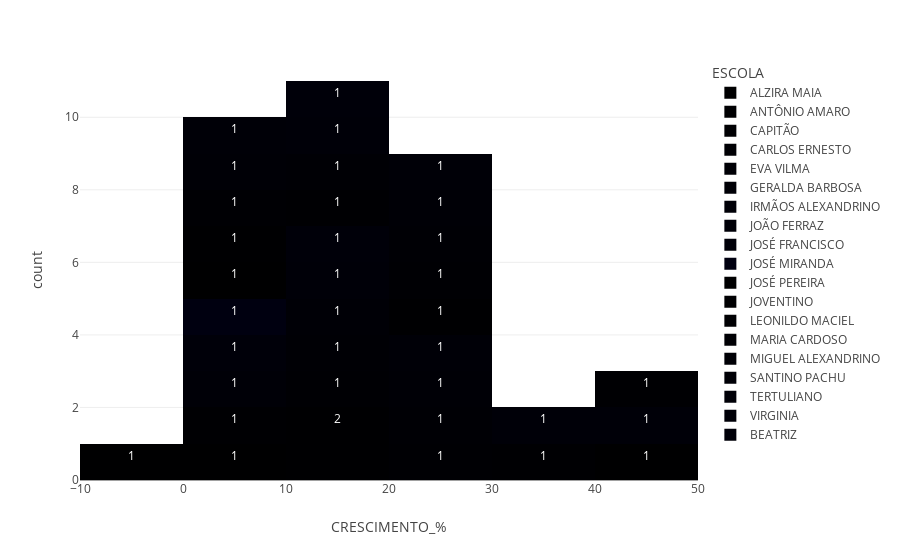
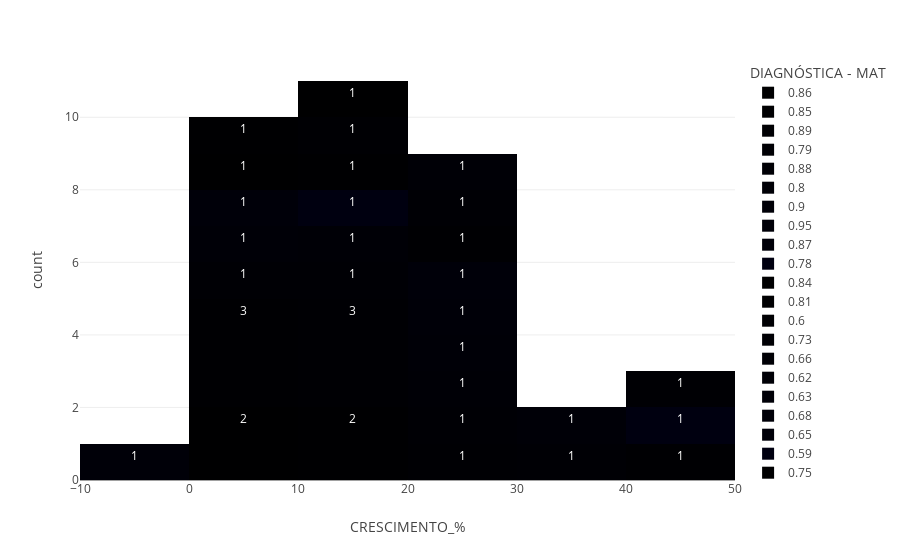
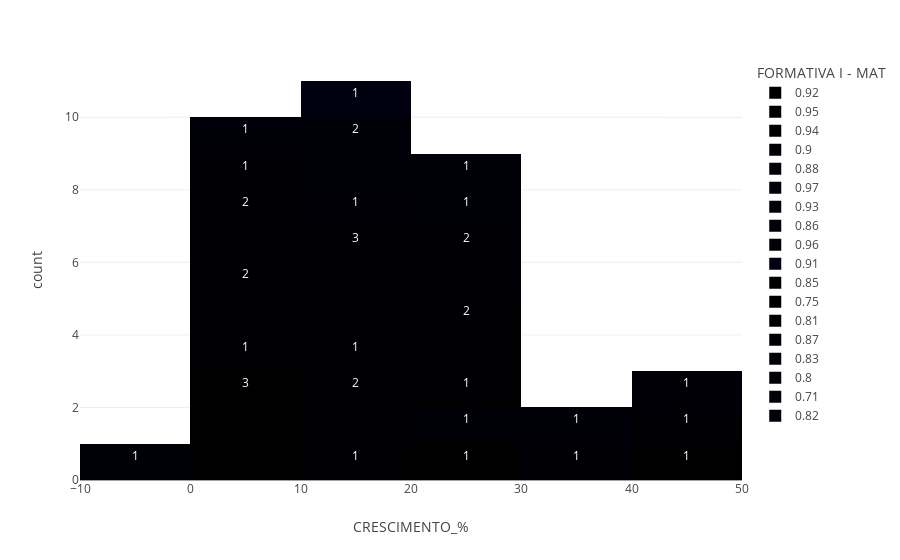
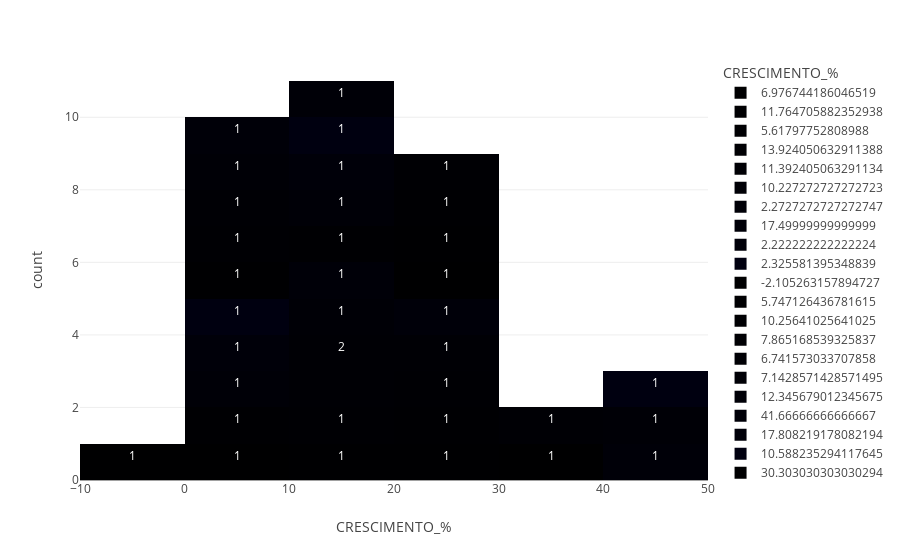

Notebook source saved alongside these figures, in order:
### Code cell
# Passo 2 - criar graficos

for coluna in crescimento_total.columns:
    grafico = px.histogram(crescimento_total, x="CRESCIMENTO_%", color=coluna, text_auto=True)
    grafico.show()

### Figure 1 — Plotly figure (JSON) as saved in the notebook; plotly's stock layout.template omitted (floating-point values rounded to 4 significant figures)
{"data": [{"bingroup": "x", "hovertemplate": "ESCOLA=ALZIRA MAIA <br>CRESCIMENTO_%=%{x}<br>count=%{y}<extra></extra>", "legendgroup": "ALZIRA MAIA ", "marker": {"color": "#000001", "pattern": {"shape": ""}}, "name": "ALZIRA MAIA ", "orientation": "v", "showlegend": true, "texttemplate": "%{value}", "type": "histogram", "x": [6.977, 41.67], "xaxis": "x", "yaxis": "y"}, {"bingroup": "x", "hovertemplate": "ESCOLA=ANTÔNIO AMARO <br>CRESCIMENTO_%=%{x}<br>count=%{y}<extra></extra>", "legendgroup": "ANTÔNIO AMARO ", "marker": {"color": "#000002", "pattern": {"shape": ""}}, "name": "ANTÔNIO AMARO ", "orientation": "v", "showlegend": true, "texttemplate": "%{value}", "type": "histogram", "x": [11.76, 10.59], "xaxis": "x", "yaxis": "y"}, {"bingroup": "x", "hovertemplate": "ESCOLA=CAPITÃO<br>CRESCIMENTO_%=%{x}<br>count=%{y}<extra></extra>", "legendgroup": "CAPITÃO", "marker": {"color": "#000003", "pattern": {"shape": ""}}, "name": "CAPITÃO", "orientation": "v", "showlegend": true, "texttemplate": "%{value}", "type": "histogram", "x": [5.618, 30.3], "xaxis": "x", "yaxis": "y"}, {"bingroup": "x", "hovertemplate": "ESCOLA=CARLOS ERNESTO<br>CRESCIMENTO_%=%{x}<br>count=%{y}<extra></extra>", "legendgroup": "CARLOS ERNESTO", "marker": {"color": "#000004", "pattern": {"shape": ""}}, "name": "CARLOS ERNESTO", "orientation": "v", "showlegend": true, "texttemplate": "%{value}", "type": "histogram", "x": [13.92, 20.97], "xaxis": "x", "yaxis": "y"}, {"bingroup": "x", "hovertemplate": "ESCOLA=EVA VILMA <br>CRESCIMENTO_%=%{x}<br>count=%{y}<extra></extra>", "legendgroup": "EVA VILMA ", "marker": {"color": "#000005", "pattern": {"shape": ""}}, "name": "EVA VILMA ", "orientation": "v", "showlegend": true, "texttemplate": "%{value}", "type": "histogram", "x": [11.39, 28.57], "xaxis": "x", "yaxis": "y"}, {"bingroup": "x", "hovertemplate": "ESCOLA=GERALDA BARBOSA <br>CRESCIMENTO_%=%{x}<br>count=%{y}<extra></extra>", "legendgroup": "GERALDA BARBOSA ", "marker": {"color": "#000006", "pattern": {"shape": ""}}, "name": "GERALDA BARBOSA ", "orientation": "v", "showlegend": true, "texttemplate": "%{value}", "type": "histogram", "x": [10.23, 27.94], "xaxis": "x", "yaxis": "y"}, {"bingroup": "x", "hovertemplate": "ESCOLA=IRMÃOS ALEXANDRINO<br>CRESCIMENTO_%=%{x}<br>count=%{y}<extra></extra>", "legendgroup": "IRMÃOS ALEXANDRINO", "marker": {"color": "#000007", "pattern": {"shape": ""}}, "name": "IRMÃOS ALEXANDRINO", "orientation": "v", "showlegend": true, "texttemplate": "%{value}", "type": "histogram", "x": [2.273, 24.62], "xaxis": "x", "yaxis": "y"}, {"bingroup": "x", "hovertemplate": "ESCOLA=JOÃO FERRAZ<br>CRESCIMENTO_%=%{x}<br>count=%{y}<extra></extra>", "legendgroup": "JOÃO FERRAZ", "marker": {"color": "#000008", "pattern": {"shape": ""}}, "name": "JOÃO FERRAZ", "orientation": "v", "showlegend": true, "texttemplate": "%{value}", "type": "histogram", "x": [17.5, 40.68], "xaxis": "x", "yaxis": "y"}, {"bingroup": "x", "hovertemplate": "ESCOLA=JOSÉ FRANCISCO<br>CRESCIMENTO_%=%{x}<br>count=%{y}<extra></extra>", "legendgroup": "JOSÉ FRANCISCO", "marker": {"color": "#000009", "pattern": {"shape": ""}}, "name": "JOSÉ FRANCISCO", "orientation": "v", "showlegend": true, "texttemplate": "%{value}", "type": "histogram", "x": [2.222, 17.33], "xaxis": "x", "yaxis": "y"}, {"bingroup": "x", "hovertemplate": "ESCOLA=JOSÉ MIRANDA <br>CRESCIMENTO_%=%{x}<br>count=%{y}<extra></extra>", "legendgroup": "JOSÉ MIRANDA ", "marker": {"color": "#000010", "pattern": {"shape": ""}}, "name": "JOSÉ MIRANDA ", "orientation": "v", "showlegend": true, "texttemplate": "%{value}", "type": "histogram", "x": [2.326], "xaxis": "x", "yaxis": "y"}, {"bingroup": "x", "hovertemplate": "ESCOLA=JOSÉ PEREIRA<br>CRESCIMENTO_%=%{x}<br>count=%{y}<extra></extra>", "legendgroup": "JOSÉ PEREIRA", "marker": {"color": "#000001", "pattern": {"shape": ""}}, "name": "JOSÉ PEREIRA", "orientation": "v", "showlegend": true, "texttemplate": "%{value}", "type": "histogram", "x": [-2.105, 3.297], "xaxis": "x", "yaxis": "y"}, {"bingroup": "x", "hovertemplate": "ESCOLA=JOVENTINO <br>CRESCIMENTO_%=%{x}<br>count=%{y}<extra></extra>", "legendgroup": "JOVENTINO ", "marker": {"color": "#000002", "pattern": {"shape": ""}}, "name": "JOVENTINO ", "orientation": "v", "showlegend": true, "texttemplate": "%{value}", "type": "histogram", "x": [5.747, 24.32], "xaxis": "x", "yaxis": "y"}, {"bingroup": "x", "hovertemplate": "ESCOLA=LEONILDO MACIEL  <br>CRESCIMENTO_%=%{x}<br>count=%{y}<extra></extra>", "legendgroup": "LEONILDO MACIEL  ", "marker": {"color": "#000003", "pattern": {"shape": ""}}, "name": "LEONILDO MACIEL  ", "orientation": "v", "showlegend": true, "texttemplate": "%{value}", "type": "histogram", "x": [10.26, 45.45], "xaxis": "x", "yaxis": "y"}, {"bingroup": "x", "hovertemplate": "ESCOLA=MARIA CARDOSO<br>CRESCIMENTO_%=%{x}<br>count=%{y}<extra></extra>", "legendgroup": "MARIA CARDOSO", "marker": {"color": "#000004", "pattern": {"shape": ""}}, "name": "MARIA CARDOSO", "orientation": "v", "showlegend": true, "texttemplate": "%{value}", "type": "histogram", "x": [7.865, 26.09], "xaxis": "x", "yaxis": "y"}, {"bingroup": "x", "hovertemplate": "ESCOLA=MIGUEL ALEXANDRINO <br>CRESCIMENTO_%=%{x}<br>count=%{y}<extra></extra>", "legendgroup": "MIGUEL ALEXANDRINO ", "marker": {"color": "#000005", "pattern": {"shape": ""}}, "name": "MIGUEL ALEXANDRINO ", "orientation": "v", "showlegend": true, "texttemplate": "%{value}", "type": "histogram", "x": [11.39, 24.56], "xaxis": "x", "yaxis": "y"}, {"bingroup": "x", "hovertemplate": "ESCOLA=SANTINO PACHU<br>CRESCIMENTO_%=%{x}<br>count=%{y}<extra></extra>", "legendgroup": "SANTINO PACHU", "marker": {"color": "#000006", "pattern": {"shape": ""}}, "name": "SANTINO PACHU", "orientation": "v", "showlegend": true, "texttemplate": "%{value}", "type": "histogram", "x": [6.742, 27.4], "xaxis": "x", "yaxis": "y"}, {"bingroup": "x", "hovertemplate": "ESCOLA=TERTULIANO<br>CRESCIMENTO_%=%{x}<br>count=%{y}<extra></extra>", "legendgroup": "TERTULIANO", "marker": {"color": "#000007", "pattern": {"shape": ""}}, "name": "TERTULIANO", "orientation": "v", "showlegend": true, "texttemplate": "%{value}", "type": "histogram", "x": [7.143, 24.24], "xaxis": "x", "yaxis": "y"}, {"bingroup": "x", "hovertemplate": "ESCOLA=VIRGINIA <br>CRESCIMENTO_%=%{x}<br>count=%{y}<extra></extra>", "legendgroup": "VIRGINIA ", "marker": {"color": "#000008", "pattern": {"shape": ""}}, "name": "VIRGINIA ", "orientation": "v", "showlegend": true, "texttemplate": "%{value}", "type": "histogram", "x": [12.35, 34.33], "xaxis": "x", "yaxis": "y"}, {"bingroup": "x", "hovertemplate": "ESCOLA=BEATRIZ <br>CRESCIMENTO_%=%{x}<br>count=%{y}<extra></extra>", "legendgroup": "BEATRIZ ", "marker": {"color": "#000009", "pattern": {"shape": ""}}, "name": "BEATRIZ ", "orientation": "v", "showlegend": true, "texttemplate": "%{value}", "type": "histogram", "x": [17.81], "xaxis": "x", "yaxis": "y"}], "layout": {"barmode": "relative", "legend": {"title": {"text": "ESCOLA"}, "tracegroupgap": 0}, "margin": {"t": 60}, "xaxis": {"anchor": "y", "domain": [0, 1], "title": {"text": "CRESCIMENTO_%"}}, "yaxis": {"anchor": "x", "domain": [0, 1], "title": {"text": "count"}}}}

### Figure 2 — Plotly figure (JSON) as saved in the notebook; plotly's stock layout.template omitted (floating-point values rounded to 4 significant figures)
{"data": [{"bingroup": "x", "hovertemplate": "DIAGNÓSTICA - MAT=0.86<br>CRESCIMENTO_%=%{x}<br>count=%{y}<extra></extra>", "legendgroup": "0.86", "marker": {"color": "#000001", "pattern": {"shape": ""}}, "name": "0.86", "orientation": "v", "showlegend": true, "texttemplate": "%{value}", "type": "histogram", "x": [6.977, 2.326], "xaxis": "x", "yaxis": "y"}, {"bingroup": "x", "hovertemplate": "DIAGNÓSTICA - MAT=0.85<br>CRESCIMENTO_%=%{x}<br>count=%{y}<extra></extra>", "legendgroup": "0.85", "marker": {"color": "#000002", "pattern": {"shape": ""}}, "name": "0.85", "orientation": "v", "showlegend": true, "texttemplate": "%{value}", "type": "histogram", "x": [11.76, 10.59], "xaxis": "x", "yaxis": "y"}, {"bingroup": "x", "hovertemplate": "DIAGNÓSTICA - MAT=0.89<br>CRESCIMENTO_%=%{x}<br>count=%{y}<extra></extra>", "legendgroup": "0.89", "marker": {"color": "#000003", "pattern": {"shape": ""}}, "name": "0.89", "orientation": "v", "showlegend": true, "texttemplate": "%{value}", "type": "histogram", "x": [5.618, 7.865, 6.742], "xaxis": "x", "yaxis": "y"}, {"bingroup": "x", "hovertemplate": "DIAGNÓSTICA - MAT=0.79<br>CRESCIMENTO_%=%{x}<br>count=%{y}<extra></extra>", "legendgroup": "0.79", "marker": {"color": "#000004", "pattern": {"shape": ""}}, "name": "0.79", "orientation": "v", "showlegend": true, "texttemplate": "%{value}", "type": "histogram", "x": [13.92, 11.39, 11.39], "xaxis": "x", "yaxis": "y"}, {"bingroup": "x", "hovertemplate": "DIAGNÓSTICA - MAT=0.88<br>CRESCIMENTO_%=%{x}<br>count=%{y}<extra></extra>", "legendgroup": "0.88", "marker": {"color": "#000005", "pattern": {"shape": ""}}, "name": "0.88", "orientation": "v", "showlegend": true, "texttemplate": "%{value}", "type": "histogram", "x": [10.23, 2.273], "xaxis": "x", "yaxis": "y"}, {"bingroup": "x", "hovertemplate": "DIAGNÓSTICA - MAT=0.8<br>CRESCIMENTO_%=%{x}<br>count=%{y}<extra></extra>", "legendgroup": "0.8", "marker": {"color": "#000006", "pattern": {"shape": ""}}, "name": "0.8", "orientation": "v", "showlegend": true, "texttemplate": "%{value}", "type": "histogram", "x": [17.5], "xaxis": "x", "yaxis": "y"}, {"bingroup": "x", "hovertemplate": "DIAGNÓSTICA - MAT=0.9<br>CRESCIMENTO_%=%{x}<br>count=%{y}<extra></extra>", "legendgroup": "0.9", "marker": {"color": "#000007", "pattern": {"shape": ""}}, "name": "0.9", "orientation": "v", "showlegend": true, "texttemplate": "%{value}", "type": "histogram", "x": [2.222], "xaxis": "x", "yaxis": "y"}, {"bingroup": "x", "hovertemplate": "DIAGNÓSTICA - MAT=0.95<br>CRESCIMENTO_%=%{x}<br>count=%{y}<extra></extra>", "legendgroup": "0.95", "marker": {"color": "#000008", "pattern": {"shape": ""}}, "name": "0.95", "orientation": "v", "showlegend": true, "texttemplate": "%{value}", "type": "histogram", "x": [-2.105], "xaxis": "x", "yaxis": "y"}, {"bingroup": "x", "hovertemplate": "DIAGNÓSTICA - MAT=0.87<br>CRESCIMENTO_%=%{x}<br>count=%{y}<extra></extra>", "legendgroup": "0.87", "marker": {"color": "#000009", "pattern": {"shape": ""}}, "name": "0.87", "orientation": "v", "showlegend": true, "texttemplate": "%{value}", "type": "histogram", "x": [5.747], "xaxis": "x", "yaxis": "y"}, {"bingroup": "x", "hovertemplate": "DIAGNÓSTICA - MAT=0.78<br>CRESCIMENTO_%=%{x}<br>count=%{y}<extra></extra>", "legendgroup": "0.78", "marker": {"color": "#000010", "pattern": {"shape": ""}}, "name": "0.78", "orientation": "v", "showlegend": true, "texttemplate": "%{value}", "type": "histogram", "x": [10.26], "xaxis": "x", "yaxis": "y"}, {"bingroup": "x", "hovertemplate": "DIAGNÓSTICA - MAT=0.84<br>CRESCIMENTO_%=%{x}<br>count=%{y}<extra></extra>", "legendgroup": "0.84", "marker": {"color": "#000001", "pattern": {"shape": ""}}, "name": "0.84", "orientation": "v", "showlegend": true, "texttemplate": "%{value}", "type": "histogram", "x": [7.143], "xaxis": "x", "yaxis": "y"}, {"bingroup": "x", "hovertemplate": "DIAGNÓSTICA - MAT=0.81<br>CRESCIMENTO_%=%{x}<br>count=%{y}<extra></extra>", "legendgroup": "0.81", "marker": {"color": "#000002", "pattern": {"shape": ""}}, "name": "0.81", "orientation": "v", "showlegend": true, "texttemplate": "%{value}", "type": "histogram", "x": [12.35], "xaxis": "x", "yaxis": "y"}, {"bingroup": "x", "hovertemplate": "DIAGNÓSTICA - MAT=0.6<br>CRESCIMENTO_%=%{x}<br>count=%{y}<extra></extra>", "legendgroup": "0.6", "marker": {"color": "#000003", "pattern": {"shape": ""}}, "name": "0.6", "orientation": "v", "showlegend": true, "texttemplate": "%{value}", "type": "histogram", "x": [41.67], "xaxis": "x", "yaxis": "y"}, {"bingroup": "x", "hovertemplate": "DIAGNÓSTICA - MAT=0.73<br>CRESCIMENTO_%=%{x}<br>count=%{y}<extra></extra>", "legendgroup": "0.73", "marker": {"color": "#000004", "pattern": {"shape": ""}}, "name": "0.73", "orientation": "v", "showlegend": true, "texttemplate": "%{value}", "type": "histogram", "x": [17.81, 27.4], "xaxis": "x", "yaxis": "y"}, {"bingroup": "x", "hovertemplate": "DIAGNÓSTICA - MAT=0.66<br>CRESCIMENTO_%=%{x}<br>count=%{y}<extra></extra>", "legendgroup": "0.66", "marker": {"color": "#000005", "pattern": {"shape": ""}}, "name": "0.66", "orientation": "v", "showlegend": true, "texttemplate": "%{value}", "type": "histogram", "x": [30.3, 24.24], "xaxis": "x", "yaxis": "y"}, {"bingroup": "x", "hovertemplate": "DIAGNÓSTICA - MAT=0.62<br>CRESCIMENTO_%=%{x}<br>count=%{y}<extra></extra>", "legendgroup": "0.62", "marker": {"color": "#000006", "pattern": {"shape": ""}}, "name": "0.62", "orientation": "v", "showlegend": true, "texttemplate": "%{value}", "type": "histogram", "x": [20.97], "xaxis": "x", "yaxis": "y"}, {"bingroup": "x", "hovertemplate": "DIAGNÓSTICA - MAT=0.63<br>CRESCIMENTO_%=%{x}<br>count=%{y}<extra></extra>", "legendgroup": "0.63", "marker": {"color": "#000007", "pattern": {"shape": ""}}, "name": "0.63", "orientation": "v", "showlegend": true, "texttemplate": "%{value}", "type": "histogram", "x": [28.57], "xaxis": "x", "yaxis": "y"}, {"bingroup": "x", "hovertemplate": "DIAGNÓSTICA - MAT=0.68<br>CRESCIMENTO_%=%{x}<br>count=%{y}<extra></extra>", "legendgroup": "0.68", "marker": {"color": "#000008", "pattern": {"shape": ""}}, "name": "0.68", "orientation": "v", "showlegend": true, "texttemplate": "%{value}", "type": "histogram", "x": [27.94], "xaxis": "x", "yaxis": "y"}, {"bingroup": "x", "hovertemplate": "DIAGNÓSTICA - MAT=0.65<br>CRESCIMENTO_%=%{x}<br>count=%{y}<extra></extra>", "legendgroup": "0.65", "marker": {"color": "#000009", "pattern": {"shape": ""}}, "name": "0.65", "orientation": "v", "showlegend": true, "texttemplate": "%{value}", "type": "histogram", "x": [24.62], "xaxis": "x", "yaxis": "y"}, {"bingroup": "x", "hovertemplate": "DIAGNÓSTICA - MAT=0.59<br>CRESCIMENTO_%=%{x}<br>count=%{y}<extra></extra>", "legendgroup": "0.59", "marker": {"color": "#000010", "pattern": {"shape": ""}}, "name": "0.59", "orientation": "v", "showlegend": true, "texttemplate": "%{value}", "type": "histogram", "x": [40.68], "xaxis": "x", "yaxis": "y"}, {"bingroup": "x", "hovertemplate": "DIAGNÓSTICA - MAT=0.75<br>CRESCIMENTO_%=%{x}<br>count=%{y}<extra></extra>", "legendgroup": "0.75", "marker": {"color": "#000001", "pattern": {"shape": ""}}, "name": "0.75", "orientation": "v", "showlegend": true, "texttemplate": "%{value}", "type": "histogram", "x": [17.33], "xaxis": "x", "yaxis": "y"}, {"bingroup": "x", "hovertemplate": "DIAGNÓSTICA - MAT=0.91<br>CRESCIMENTO_%=%{x}<br>count=%{y}<extra></extra>", "legendgroup": "0.91", "marker": {"color": "#000002", "pattern": {"shape": ""}}, "name": "0.91", "orientation": "v", "showlegend": true, "texttemplate": "%{value}", "type": "histogram", "x": [3.297], "xaxis": "x", "yaxis": "y"}, {"bingroup": "x", "hovertemplate": "DIAGNÓSTICA - MAT=0.74<br>CRESCIMENTO_%=%{x}<br>count=%{y}<extra></extra>", "legendgroup": "0.74", "marker": {"color": "#000003", "pattern": {"shape": ""}}, "name": "0.74", "orientation": "v", "showlegend": true, "texttemplate": "%{value}", "type": "histogram", "x": [24.32], "xaxis": "x", "yaxis": "y"}, {"bingroup": "x", "hovertemplate": "DIAGNÓSTICA - MAT=0.55<br>CRESCIMENTO_%=%{x}<br>count=%{y}<extra></extra>", "legendgroup": "0.55", "marker": {"color": "#000004", "pattern": {"shape": ""}}, "name": "0.55", "orientation": "v", "showlegend": true, "texttemplate": "%{value}", "type": "histogram", "x": [45.45], "xaxis": "x", "yaxis": "y"}, {"bingroup": "x", "hovertemplate": "DIAGNÓSTICA - MAT=0.69<br>CRESCIMENTO_%=%{x}<br>count=%{y}<extra></extra>", "legendgroup": "0.69", "marker": {"color": "#000005", "pattern": {"shape": ""}}, "name": "0.69", "orientation": "v", "showlegend": true, "texttemplate": "%{value}", "type": "histogram", "x": [26.09], "xaxis": "x", "yaxis": "y"}, {"bingroup": "x", "hovertemplate": "DIAGNÓSTICA - MAT=0.57<br>CRESCIMENTO_%=%{x}<br>count=%{y}<extra></extra>", "legendgroup": "0.57", "marker": {"color": "#000006", "pattern": {"shape": ""}}, "name": "0.57", "orientation": "v", "showlegend": true, "texttemplate": "%{value}", "type": "histogram", "x": [24.56], "xaxis": "x", "yaxis": "y"}, {"bingroup": "x", "hovertemplate": "DIAGNÓSTICA - MAT=0.67<br>CRESCIMENTO_%=%{x}<br>count=%{y}<extra></extra>", "legendgroup": "0.67", "marker": {"color": "#000007", "pattern": {"shape": ""}}, "name": "0.67", "orientation": "v", "showlegend": true, "texttemplate": "%{value}", "type": "histogram", "x": [34.33], "xaxis": "x", "yaxis": "y"}], "layout": {"barmode": "relative", "legend": {"title": {"text": "DIAGNÓSTICA - MAT"}, "tracegroupgap": 0}, "margin": {"t": 60}, "xaxis": {"anchor": "y", "domain": [0, 1], "title": {"text": "CRESCIMENTO_%"}}, "yaxis": {"anchor": "x", "domain": [0, 1], "title": {"text": "count"}}}}

### Figure 3 — Plotly figure (JSON) as saved in the notebook; plotly's stock layout.template omitted (floating-point values rounded to 4 significant figures)
{"data": [{"bingroup": "x", "hovertemplate": "FORMATIVA I - MAT=0.92<br>CRESCIMENTO_%=%{x}<br>count=%{y}<extra></extra>", "legendgroup": "0.92", "marker": {"color": "#000001", "pattern": {"shape": ""}}, "name": "0.92", "orientation": "v", "showlegend": true, "texttemplate": "%{value}", "type": "histogram", "x": [6.977, 2.222, 5.747, 24.32], "xaxis": "x", "yaxis": "y"}, {"bingroup": "x", "hovertemplate": "FORMATIVA I - MAT=0.95<br>CRESCIMENTO_%=%{x}<br>count=%{y}<extra></extra>", "legendgroup": "0.95", "marker": {"color": "#000002", "pattern": {"shape": ""}}, "name": "0.95", "orientation": "v", "showlegend": true, "texttemplate": "%{value}", "type": "histogram", "x": [11.76, 6.742], "xaxis": "x", "yaxis": "y"}, {"bingroup": "x", "hovertemplate": "FORMATIVA I - MAT=0.94<br>CRESCIMENTO_%=%{x}<br>count=%{y}<extra></extra>", "legendgroup": "0.94", "marker": {"color": "#000003", "pattern": {"shape": ""}}, "name": "0.94", "orientation": "v", "showlegend": true, "texttemplate": "%{value}", "type": "histogram", "x": [5.618, 17.5, 10.59, 3.297], "xaxis": "x", "yaxis": "y"}, {"bingroup": "x", "hovertemplate": "FORMATIVA I - MAT=0.9<br>CRESCIMENTO_%=%{x}<br>count=%{y}<extra></extra>", "legendgroup": "0.9", "marker": {"color": "#000004", "pattern": {"shape": ""}}, "name": "0.9", "orientation": "v", "showlegend": true, "texttemplate": "%{value}", "type": "histogram", "x": [13.92, 2.273, 7.143, 34.33], "xaxis": "x", "yaxis": "y"}, {"bingroup": "x", "hovertemplate": "FORMATIVA I - MAT=0.88<br>CRESCIMENTO_%=%{x}<br>count=%{y}<extra></extra>", "legendgroup": "0.88", "marker": {"color": "#000005", "pattern": {"shape": ""}}, "name": "0.88", "orientation": "v", "showlegend": true, "texttemplate": "%{value}", "type": "histogram", "x": [11.39, 2.326, 11.39, 17.33], "xaxis": "x", "yaxis": "y"}, {"bingroup": "x", "hovertemplate": "FORMATIVA I - MAT=0.97<br>CRESCIMENTO_%=%{x}<br>count=%{y}<extra></extra>", "legendgroup": "0.97", "marker": {"color": "#000006", "pattern": {"shape": ""}}, "name": "0.97", "orientation": "v", "showlegend": true, "texttemplate": "%{value}", "type": "histogram", "x": [10.23], "xaxis": "x", "yaxis": "y"}, {"bingroup": "x", "hovertemplate": "FORMATIVA I - MAT=0.93<br>CRESCIMENTO_%=%{x}<br>count=%{y}<extra></extra>", "legendgroup": "0.93", "marker": {"color": "#000007", "pattern": {"shape": ""}}, "name": "0.93", "orientation": "v", "showlegend": true, "texttemplate": "%{value}", "type": "histogram", "x": [-2.105, 27.4], "xaxis": "x", "yaxis": "y"}, {"bingroup": "x", "hovertemplate": "FORMATIVA I - MAT=0.86<br>CRESCIMENTO_%=%{x}<br>count=%{y}<extra></extra>", "legendgroup": "0.86", "marker": {"color": "#000008", "pattern": {"shape": ""}}, "name": "0.86", "orientation": "v", "showlegend": true, "texttemplate": "%{value}", "type": "histogram", "x": [10.26, 17.81, 30.3], "xaxis": "x", "yaxis": "y"}, {"bingroup": "x", "hovertemplate": "FORMATIVA I - MAT=0.96<br>CRESCIMENTO_%=%{x}<br>count=%{y}<extra></extra>", "legendgroup": "0.96", "marker": {"color": "#000009", "pattern": {"shape": ""}}, "name": "0.96", "orientation": "v", "showlegend": true, "texttemplate": "%{value}", "type": "histogram", "x": [7.865], "xaxis": "x", "yaxis": "y"}, {"bingroup": "x", "hovertemplate": "FORMATIVA I - MAT=0.91<br>CRESCIMENTO_%=%{x}<br>count=%{y}<extra></extra>", "legendgroup": "0.91", "marker": {"color": "#000010", "pattern": {"shape": ""}}, "name": "0.91", "orientation": "v", "showlegend": true, "texttemplate": "%{value}", "type": "histogram", "x": [12.35], "xaxis": "x", "yaxis": "y"}, {"bingroup": "x", "hovertemplate": "FORMATIVA I - MAT=0.85<br>CRESCIMENTO_%=%{x}<br>count=%{y}<extra></extra>", "legendgroup": "0.85", "marker": {"color": "#000001", "pattern": {"shape": ""}}, "name": "0.85", "orientation": "v", "showlegend": true, "texttemplate": "%{value}", "type": "histogram", "x": [41.67], "xaxis": "x", "yaxis": "y"}, {"bingroup": "x", "hovertemplate": "FORMATIVA I - MAT=0.75<br>CRESCIMENTO_%=%{x}<br>count=%{y}<extra></extra>", "legendgroup": "0.75", "marker": {"color": "#000002", "pattern": {"shape": ""}}, "name": "0.75", "orientation": "v", "showlegend": true, "texttemplate": "%{value}", "type": "histogram", "x": [20.97], "xaxis": "x", "yaxis": "y"}, {"bingroup": "x", "hovertemplate": "FORMATIVA I - MAT=0.81<br>CRESCIMENTO_%=%{x}<br>count=%{y}<extra></extra>", "legendgroup": "0.81", "marker": {"color": "#000003", "pattern": {"shape": ""}}, "name": "0.81", "orientation": "v", "showlegend": true, "texttemplate": "%{value}", "type": "histogram", "x": [28.57, 24.62], "xaxis": "x", "yaxis": "y"}, {"bingroup": "x", "hovertemplate": "FORMATIVA I - MAT=0.87<br>CRESCIMENTO_%=%{x}<br>count=%{y}<extra></extra>", "legendgroup": "0.87", "marker": {"color": "#000004", "pattern": {"shape": ""}}, "name": "0.87", "orientation": "v", "showlegend": true, "texttemplate": "%{value}", "type": "histogram", "x": [27.94, 26.09], "xaxis": "x", "yaxis": "y"}, {"bingroup": "x", "hovertemplate": "FORMATIVA I - MAT=0.83<br>CRESCIMENTO_%=%{x}<br>count=%{y}<extra></extra>", "legendgroup": "0.83", "marker": {"color": "#000005", "pattern": {"shape": ""}}, "name": "0.83", "orientation": "v", "showlegend": true, "texttemplate": "%{value}", "type": "histogram", "x": [40.68], "xaxis": "x", "yaxis": "y"}, {"bingroup": "x", "hovertemplate": "FORMATIVA I - MAT=0.8<br>CRESCIMENTO_%=%{x}<br>count=%{y}<extra></extra>", "legendgroup": "0.8", "marker": {"color": "#000006", "pattern": {"shape": ""}}, "name": "0.8", "orientation": "v", "showlegend": true, "texttemplate": "%{value}", "type": "histogram", "x": [45.45], "xaxis": "x", "yaxis": "y"}, {"bingroup": "x", "hovertemplate": "FORMATIVA I - MAT=0.71<br>CRESCIMENTO_%=%{x}<br>count=%{y}<extra></extra>", "legendgroup": "0.71", "marker": {"color": "#000007", "pattern": {"shape": ""}}, "name": "0.71", "orientation": "v", "showlegend": true, "texttemplate": "%{value}", "type": "histogram", "x": [24.56], "xaxis": "x", "yaxis": "y"}, {"bingroup": "x", "hovertemplate": "FORMATIVA I - MAT=0.82<br>CRESCIMENTO_%=%{x}<br>count=%{y}<extra></extra>", "legendgroup": "0.82", "marker": {"color": "#000008", "pattern": {"shape": ""}}, "name": "0.82", "orientation": "v", "showlegend": true, "texttemplate": "%{value}", "type": "histogram", "x": [24.24], "xaxis": "x", "yaxis": "y"}], "layout": {"barmode": "relative", "legend": {"title": {"text": "FORMATIVA I - MAT"}, "tracegroupgap": 0}, "margin": {"t": 60}, "xaxis": {"anchor": "y", "domain": [0, 1], "title": {"text": "CRESCIMENTO_%"}}, "yaxis": {"anchor": "x", "domain": [0, 1], "title": {"text": "count"}}}}

### Figure 4 — Plotly figure (JSON) as saved in the notebook; plotly's stock layout.template omitted (floating-point values rounded to 4 significant figures)
{"data": [{"bingroup": "x", "hovertemplate": "CRESCIMENTO_%=%{x}<br>count=%{y}<extra></extra>", "legendgroup": "6.976744186046519", "marker": {"color": "#000001", "pattern": {"shape": ""}}, "name": "6.976744186046519", "orientation": "v", "showlegend": true, "texttemplate": "%{value}", "type": "histogram", "x": [6.977], "xaxis": "x", "yaxis": "y"}, {"bingroup": "x", "hovertemplate": "CRESCIMENTO_%=%{x}<br>count=%{y}<extra></extra>", "legendgroup": "11.764705882352938", "marker": {"color": "#000002", "pattern": {"shape": ""}}, "name": "11.764705882352938", "orientation": "v", "showlegend": true, "texttemplate": "%{value}", "type": "histogram", "x": [11.76], "xaxis": "x", "yaxis": "y"}, {"bingroup": "x", "hovertemplate": "CRESCIMENTO_%=%{x}<br>count=%{y}<extra></extra>", "legendgroup": "5.61797752808988", "marker": {"color": "#000003", "pattern": {"shape": ""}}, "name": "5.61797752808988", "orientation": "v", "showlegend": true, "texttemplate": "%{value}", "type": "histogram", "x": [5.618], "xaxis": "x", "yaxis": "y"}, {"bingroup": "x", "hovertemplate": "CRESCIMENTO_%=%{x}<br>count=%{y}<extra></extra>", "legendgroup": "13.924050632911388", "marker": {"color": "#000004", "pattern": {"shape": ""}}, "name": "13.924050632911388", "orientation": "v", "showlegend": true, "texttemplate": "%{value}", "type": "histogram", "x": [13.92], "xaxis": "x", "yaxis": "y"}, {"bingroup": "x", "hovertemplate": "CRESCIMENTO_%=%{x}<br>count=%{y}<extra></extra>", "legendgroup": "11.392405063291134", "marker": {"color": "#000005", "pattern": {"shape": ""}}, "name": "11.392405063291134", "orientation": "v", "showlegend": true, "texttemplate": "%{value}", "type": "histogram", "x": [11.39, 11.39], "xaxis": "x", "yaxis": "y"}, {"bingroup": "x", "hovertemplate": "CRESCIMENTO_%=%{x}<br>count=%{y}<extra></extra>", "legendgroup": "10.227272727272723", "marker": {"color": "#000006", "pattern": {"shape": ""}}, "name": "10.227272727272723", "orientation": "v", "showlegend": true, "texttemplate": "%{value}", "type": "histogram", "x": [10.23], "xaxis": "x", "yaxis": "y"}, {"bingroup": "x", "hovertemplate": "CRESCIMENTO_%=%{x}<br>count=%{y}<extra></extra>", "legendgroup": "2.2727272727272747", "marker": {"color": "#000007", "pattern": {"shape": ""}}, "name": "2.2727272727272747", "orientation": "v", "showlegend": true, "texttemplate": "%{value}", "type": "histogram", "x": [2.273], "xaxis": "x", "yaxis": "y"}, {"bingroup": "x", "hovertemplate": "CRESCIMENTO_%=%{x}<br>count=%{y}<extra></extra>", "legendgroup": "17.49999999999999", "marker": {"color": "#000008", "pattern": {"shape": ""}}, "name": "17.49999999999999", "orientation": "v", "showlegend": true, "texttemplate": "%{value}", "type": "histogram", "x": [17.5], "xaxis": "x", "yaxis": "y"}, {"bingroup": "x", "hovertemplate": "CRESCIMENTO_%=%{x}<br>count=%{y}<extra></extra>", "legendgroup": "2.222222222222224", "marker": {"color": "#000009", "pattern": {"shape": ""}}, "name": "2.222222222222224", "orientation": "v", "showlegend": true, "texttemplate": "%{value}", "type": "histogram", "x": [2.222], "xaxis": "x", "yaxis": "y"}, {"bingroup": "x", "hovertemplate": "CRESCIMENTO_%=%{x}<br>count=%{y}<extra></extra>", "legendgroup": "2.325581395348839", "marker": {"color": "#000010", "pattern": {"shape": ""}}, "name": "2.325581395348839", "orientation": "v", "showlegend": true, "texttemplate": "%{value}", "type": "histogram", "x": [2.326], "xaxis": "x", "yaxis": "y"}, {"bingroup": "x", "hovertemplate": "CRESCIMENTO_%=%{x}<br>count=%{y}<extra></extra>", "legendgroup": "-2.105263157894727", "marker": {"color": "#000001", "pattern": {"shape": ""}}, "name": "-2.105263157894727", "orientation": "v", "showlegend": true, "texttemplate": "%{value}", "type": "histogram", "x": [-2.105], "xaxis": "x", "yaxis": "y"}, {"bingroup": "x", "hovertemplate": "CRESCIMENTO_%=%{x}<br>count=%{y}<extra></extra>", "legendgroup": "5.747126436781615", "marker": {"color": "#000002", "pattern": {"shape": ""}}, "name": "5.747126436781615", "orientation": "v", "showlegend": true, "texttemplate": "%{value}", "type": "histogram", "x": [5.747], "xaxis": "x", "yaxis": "y"}, {"bingroup": "x", "hovertemplate": "CRESCIMENTO_%=%{x}<br>count=%{y}<extra></extra>", "legendgroup": "10.25641025641025", "marker": {"color": "#000003", "pattern": {"shape": ""}}, "name": "10.25641025641025", "orientation": "v", "showlegend": true, "texttemplate": "%{value}", "type": "histogram", "x": [10.26], "xaxis": "x", "yaxis": "y"}, {"bingroup": "x", "hovertemplate": "CRESCIMENTO_%=%{x}<br>count=%{y}<extra></extra>", "legendgroup": "7.865168539325837", "marker": {"color": "#000004", "pattern": {"shape": ""}}, "name": "7.865168539325837", "orientation": "v", "showlegend": true, "texttemplate": "%{value}", "type": "histogram", "x": [7.865], "xaxis": "x", "yaxis": "y"}, {"bingroup": "x", "hovertemplate": "CRESCIMENTO_%=%{x}<br>count=%{y}<extra></extra>", "legendgroup": "6.741573033707858", "marker": {"color": "#000005", "pattern": {"shape": ""}}, "name": "6.741573033707858", "orientation": "v", "showlegend": true, "texttemplate": "%{value}", "type": "histogram", "x": [6.742], "xaxis": "x", "yaxis": "y"}, {"bingroup": "x", "hovertemplate": "CRESCIMENTO_%=%{x}<br>count=%{y}<extra></extra>", "legendgroup": "7.1428571428571495", "marker": {"color": "#000006", "pattern": {"shape": ""}}, "name": "7.1428571428571495", "orientation": "v", "showlegend": true, "texttemplate": "%{value}", "type": "histogram", "x": [7.143], "xaxis": "x", "yaxis": "y"}, {"bingroup": "x", "hovertemplate": "CRESCIMENTO_%=%{x}<br>count=%{y}<extra></extra>", "legendgroup": "12.345679012345675", "marker": {"color": "#000007", "pattern": {"shape": ""}}, "name": "12.345679012345675", "orientation": "v", "showlegend": true, "texttemplate": "%{value}", "type": "histogram", "x": [12.35], "xaxis": "x", "yaxis": "y"}, {"bingroup": "x", "hovertemplate": "CRESCIMENTO_%=%{x}<br>count=%{y}<extra></extra>", "legendgroup": "41.66666666666667", "marker": {"color": "#000008", "pattern": {"shape": ""}}, "name": "41.66666666666667", "orientation": "v", "showlegend": true, "texttemplate": "%{value}", "type": "histogram", "x": [41.67], "xaxis": "x", "yaxis": "y"}, {"bingroup": "x", "hovertemplate": "CRESCIMENTO_%=%{x}<br>count=%{y}<extra></extra>", "legendgroup": "17.808219178082194", "marker": {"color": "#000009", "pattern": {"shape": ""}}, "name": "17.808219178082194", "orientation": "v", "showlegend": true, "texttemplate": "%{value}", "type": "histogram", "x": [17.81], "xaxis": "x", "yaxis": "y"}, {"bingroup": "x", "hovertemplate": "CRESCIMENTO_%=%{x}<br>count=%{y}<extra></extra>", "legendgroup": "10.588235294117645", "marker": {"color": "#000010", "pattern": {"shape": ""}}, "name": "10.588235294117645", "orientation": "v", "showlegend": true, "texttemplate": "%{value}", "type": "histogram", "x": [10.59], "xaxis": "x", "yaxis": "y"}, {"bingroup": "x", "hovertemplate": "CRESCIMENTO_%=%{x}<br>count=%{y}<extra></extra>", "legendgroup": "30.303030303030294", "marker": {"color": "#000001", "pattern": {"shape": ""}}, "name": "30.303030303030294", "orientation": "v", "showlegend": true, "texttemplate": "%{value}", "type": "histogram", "x": [30.3], "xaxis": "x", "yaxis": "y"}, {"bingroup": "x", "hovertemplate": "CRESCIMENTO_%=%{x}<br>count=%{y}<extra></extra>", "legendgroup": "20.967741935483872", "marker": {"color": "#000002", "pattern": {"shape": ""}}, "name": "20.967741935483872", "orientation": "v", "showlegend": true, "texttemplate": "%{value}", "type": "histogram", "x": [20.97], "xaxis": "x", "yaxis": "y"}, {"bingroup": "x", "hovertemplate": "CRESCIMENTO_%=%{x}<br>count=%{y}<extra></extra>", "legendgroup": "28.57142857142858", "marker": {"color": "#000003", "pattern": {"shape": ""}}, "name": "28.57142857142858", "orientation": "v", "showlegend": true, "texttemplate": "%{value}", "type": "histogram", "x": [28.57], "xaxis": "x", "yaxis": "y"}, {"bingroup": "x", "hovertemplate": "CRESCIMENTO_%=%{x}<br>count=%{y}<extra></extra>", "legendgroup": "27.941176470588225", "marker": {"color": "#000004", "pattern": {"shape": ""}}, "name": "27.941176470588225", "orientation": "v", "showlegend": true, "texttemplate": "%{value}", "type": "histogram", "x": [27.94], "xaxis": "x", "yaxis": "y"}, {"bingroup": "x", "hovertemplate": "CRESCIMENTO_%=%{x}<br>count=%{y}<extra></extra>", "legendgroup": "24.61538461538462", "marker": {"color": "#000005", "pattern": {"shape": ""}}, "name": "24.61538461538462", "orientation": "v", "showlegend": true, "texttemplate": "%{value}", "type": "histogram", "x": [24.62], "xaxis": "x", "yaxis": "y"}, {"bingroup": "x", "hovertemplate": "CRESCIMENTO_%=%{x}<br>count=%{y}<extra></extra>", "legendgroup": "40.67796610169492", "marker": {"color": "#000006", "pattern": {"shape": ""}}, "name": "40.67796610169492", "orientation": "v", "showlegend": true, "texttemplate": "%{value}", "type": "histogram", "x": [40.68], "xaxis": "x", "yaxis": "y"}, {"bingroup": "x", "hovertemplate": "CRESCIMENTO_%=%{x}<br>count=%{y}<extra></extra>", "legendgroup": "17.333333333333336", "marker": {"color": "#000007", "pattern": {"shape": ""}}, "name": "17.333333333333336", "orientation": "v", "showlegend": true, "texttemplate": "%{value}", "type": "histogram", "x": [17.33], "xaxis": "x", "yaxis": "y"}, {"bingroup": "x", "hovertemplate": "CRESCIMENTO_%=%{x}<br>count=%{y}<extra></extra>", "legendgroup": "3.296703296703287", "marker": {"color": "#000008", "pattern": {"shape": ""}}, "name": "3.296703296703287", "orientation": "v", "showlegend": true, "texttemplate": "%{value}", "type": "histogram", "x": [3.297], "xaxis": "x", "yaxis": "y"}, {"bingroup": "x", "hovertemplate": "CRESCIMENTO_%=%{x}<br>count=%{y}<extra></extra>", "legendgroup": "24.32432432432433", "marker": {"color": "#000009", "pattern": {"shape": ""}}, "name": "24.32432432432433", "orientation": "v", "showlegend": true, "texttemplate": "%{value}", "type": "histogram", "x": [24.32], "xaxis": "x", "yaxis": "y"}, {"bingroup": "x", "hovertemplate": "CRESCIMENTO_%=%{x}<br>count=%{y}<extra></extra>", "legendgroup": "45.45454545454545", "marker": {"color": "#000010", "pattern": {"shape": ""}}, "name": "45.45454545454545", "orientation": "v", "showlegend": true, "texttemplate": "%{value}", "type": "histogram", "x": [45.45], "xaxis": "x", "yaxis": "y"}, {"bingroup": "x", "hovertemplate": "CRESCIMENTO_%=%{x}<br>count=%{y}<extra></extra>", "legendgroup": "26.08695652173914", "marker": {"color": "#000001", "pattern": {"shape": ""}}, "name": "26.08695652173914", "orientation": "v", "showlegend": true, "texttemplate": "%{value}", "type": "histogram", "x": [26.09], "xaxis": "x", "yaxis": "y"}, {"bingroup": "x", "hovertemplate": "CRESCIMENTO_%=%{x}<br>count=%{y}<extra></extra>", "legendgroup": "24.561403508771935", "marker": {"color": "#000002", "pattern": {"shape": ""}}, "name": "24.561403508771935", "orientation": "v", "showlegend": true, "texttemplate": "%{value}", "type": "histogram", "x": [24.56], "xaxis": "x", "yaxis": "y"}, {"bingroup": "x", "hovertemplate": "CRESCIMENTO_%=%{x}<br>count=%{y}<extra></extra>", "legendgroup": "27.397260273972613", "marker": {"color": "#000003", "pattern": {"shape": ""}}, "name": "27.397260273972613", "orientation": "v", "showlegend": true, "texttemplate": "%{value}", "type": "histogram", "x": [27.4], "xaxis": "x", "yaxis": "y"}, {"bingroup": "x", "hovertemplate": "CRESCIMENTO_%=%{x}<br>count=%{y}<extra></extra>", "legendgroup": "24.242424242424228", "marker": {"color": "#000004", "pattern": {"shape": ""}}, "name": "24.242424242424228", "orientation": "v", "showlegend": true, "texttemplate": "%{value}", "type": "histogram", "x": [24.24], "xaxis": "x", "yaxis": "y"}, {"bingroup": "x", "hovertemplate": "CRESCIMENTO_%=%{x}<br>count=%{y}<extra></extra>", "legendgroup": "34.328358208955216", "marker": {"color": "#000005", "pattern": {"shape": ""}}, "name": "34.328358208955216", "orientation": "v", "showlegend": true, "texttemplate": "%{value}", "type": "histogram", "x": [34.33], "xaxis": "x", "yaxis": "y"}], "layout": {"barmode": "relative", "legend": {"title": {"text": "CRESCIMENTO_%"}, "tracegroupgap": 0}, "margin": {"t": 60}, "xaxis": {"anchor": "y", "categoryarray": [6.977, 11.76, 5.618, 13.92, 11.39, 10.23, 2.273, 17.5, 2.222, 2.326, -2.105, 5.747, 10.26, 7.865, 6.742, 7.143, 12.35, 41.67, 17.81, 10.59, 30.3, 20.97, 28.57, 27.94, 24.62, 40.68, 17.33, 3.297, 24.32, 45.45, 26.09, 24.56, 27.4, 24.24, 34.33], "categoryorder": "array", "domain": [0, 1], "title": {"text": "CRESCIMENTO_%"}}, "yaxis": {"anchor": "x", "domain": [0, 1], "title": {"text": "count"}}}}
